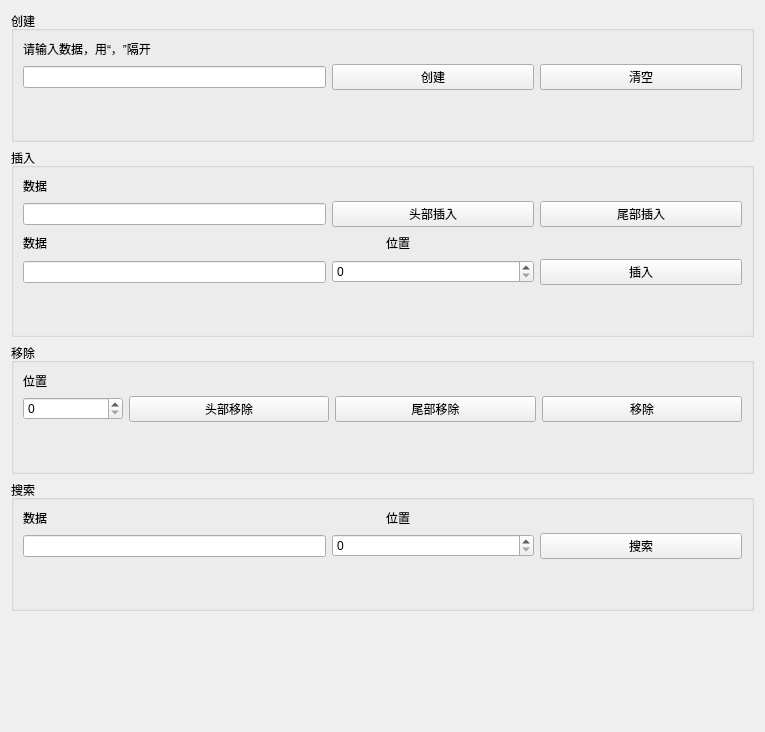
<?xml version="1.0" encoding="UTF-8"?>
<ui version="4.0">
 <class>CLinklistEditorUI</class>
 <widget class="QWidget" name="CLinklistEditorUI">
  <property name="geometry">
   <rect>
    <x>0</x>
    <y>0</y>
    <width>765</width>
    <height>732</height>
   </rect>
  </property>
  <property name="windowTitle">
   <string>Form</string>
  </property>
  <layout class="QHBoxLayout" name="horizontalLayout_12">
   <item>
    <layout class="QVBoxLayout" name="verticalLayout_5">
     <item>
      <widget class="QGroupBox" name="groupBox">
       <property name="title">
        <string>创建</string>
       </property>
       <layout class="QHBoxLayout" name="horizontalLayout_6">
        <item>
         <layout class="QVBoxLayout" name="verticalLayout">
          <item>
           <widget class="QLabel" name="label">
            <property name="text">
             <string>请输入数据，用“，”隔开</string>
            </property>
           </widget>
          </item>
          <item>
           <layout class="QHBoxLayout" name="horizontalLayout" stretch="3,2,2">
            <item>
             <widget class="QLineEdit" name="dataEdit"/>
            </item>
            <item>
             <widget class="QPushButton" name="createButton">
              <property name="text">
               <string>创建</string>
              </property>
             </widget>
            </item>
            <item>
             <widget class="QPushButton" name="cleanButton">
              <property name="text">
               <string>清空</string>
              </property>
             </widget>
            </item>
           </layout>
          </item>
          <item>
           <spacer name="verticalSpacer">
            <property name="orientation">
             <enum>Qt::Vertical</enum>
            </property>
            <property name="sizeHint" stdset="0">
             <size>
              <width>20</width>
              <height>40</height>
             </size>
            </property>
           </spacer>
          </item>
         </layout>
        </item>
       </layout>
      </widget>
     </item>
     <item>
      <widget class="QGroupBox" name="groupBox_2">
       <property name="title">
        <string>插入</string>
       </property>
       <layout class="QHBoxLayout" name="horizontalLayout_8">
        <item>
         <layout class="QVBoxLayout" name="verticalLayout_2">
          <item>
           <widget class="QLabel" name="label_2">
            <property name="text">
             <string>数据</string>
            </property>
           </widget>
          </item>
          <item>
           <layout class="QHBoxLayout" name="horizontalLayout_2" stretch="3,2,2">
            <item>
             <widget class="QLineEdit" name="insert_Edit1"/>
            </item>
            <item>
             <widget class="QPushButton" name="headinsertButton">
              <property name="text">
               <string>头部插入</string>
              </property>
             </widget>
            </item>
            <item>
             <widget class="QPushButton" name="tailinsertButton">
              <property name="text">
               <string>尾部插入</string>
              </property>
             </widget>
            </item>
           </layout>
          </item>
          <item>
           <layout class="QHBoxLayout" name="horizontalLayout_7">
            <item>
             <widget class="QLabel" name="label_3">
              <property name="text">
               <string>数据</string>
              </property>
             </widget>
            </item>
            <item>
             <spacer name="horizontalSpacer_2">
              <property name="orientation">
               <enum>Qt::Horizontal</enum>
              </property>
              <property name="sizeHint" stdset="0">
               <size>
                <width>40</width>
                <height>20</height>
               </size>
              </property>
             </spacer>
            </item>
            <item>
             <widget class="QLabel" name="label_4">
              <property name="text">
               <string>位置</string>
              </property>
             </widget>
            </item>
            <item>
             <spacer name="horizontalSpacer">
              <property name="orientation">
               <enum>Qt::Horizontal</enum>
              </property>
              <property name="sizeHint" stdset="0">
               <size>
                <width>40</width>
                <height>20</height>
               </size>
              </property>
             </spacer>
            </item>
           </layout>
          </item>
          <item>
           <layout class="QHBoxLayout" name="horizontalLayout_3" stretch="3,2,2">
            <item>
             <widget class="QLineEdit" name="insert_Edit2"/>
            </item>
            <item>
             <widget class="QSpinBox" name="insert_spinBox"/>
            </item>
            <item>
             <widget class="QPushButton" name="insertButton">
              <property name="text">
               <string>插入</string>
              </property>
             </widget>
            </item>
           </layout>
          </item>
          <item>
           <spacer name="verticalSpacer_2">
            <property name="orientation">
             <enum>Qt::Vertical</enum>
            </property>
            <property name="sizeHint" stdset="0">
             <size>
              <width>20</width>
              <height>40</height>
             </size>
            </property>
           </spacer>
          </item>
         </layout>
        </item>
       </layout>
      </widget>
     </item>
     <item>
      <widget class="QGroupBox" name="groupBox_3">
       <property name="title">
        <string>移除</string>
       </property>
       <layout class="QHBoxLayout" name="horizontalLayout_9">
        <item>
         <layout class="QVBoxLayout" name="verticalLayout_3">
          <item>
           <widget class="QLabel" name="label_5">
            <property name="text">
             <string>位置</string>
            </property>
           </widget>
          </item>
          <item>
           <layout class="QHBoxLayout" name="horizontalLayout_4" stretch="1,2,2,2">
            <item>
             <widget class="QSpinBox" name="delete_spinBox"/>
            </item>
            <item>
             <widget class="QPushButton" name="headdeleteButton">
              <property name="text">
               <string>头部移除</string>
              </property>
             </widget>
            </item>
            <item>
             <widget class="QPushButton" name="taildeleteButton">
              <property name="text">
               <string>尾部移除</string>
              </property>
             </widget>
            </item>
            <item>
             <widget class="QPushButton" name="deleteButton">
              <property name="text">
               <string>移除</string>
              </property>
             </widget>
            </item>
           </layout>
          </item>
          <item>
           <spacer name="verticalSpacer_3">
            <property name="orientation">
             <enum>Qt::Vertical</enum>
            </property>
            <property name="sizeHint" stdset="0">
             <size>
              <width>20</width>
              <height>40</height>
             </size>
            </property>
           </spacer>
          </item>
         </layout>
        </item>
       </layout>
      </widget>
     </item>
     <item>
      <widget class="QGroupBox" name="groupBox_4">
       <property name="title">
        <string>搜索</string>
       </property>
       <layout class="QHBoxLayout" name="horizontalLayout_11">
        <item>
         <layout class="QVBoxLayout" name="verticalLayout_4">
          <item>
           <layout class="QHBoxLayout" name="horizontalLayout_10">
            <item>
             <widget class="QLabel" name="label_6">
              <property name="text">
               <string>数据</string>
              </property>
             </widget>
            </item>
            <item>
             <widget class="QLabel" name="label_7">
              <property name="text">
               <string>位置</string>
              </property>
             </widget>
            </item>
           </layout>
          </item>
          <item>
           <layout class="QHBoxLayout" name="horizontalLayout_5" stretch="3,2,2">
            <item>
             <widget class="QLineEdit" name="search_Edit"/>
            </item>
            <item>
             <widget class="QSpinBox" name="spinBox"/>
            </item>
            <item>
             <widget class="QPushButton" name="searchButton">
              <property name="text">
               <string>搜索</string>
              </property>
             </widget>
            </item>
           </layout>
          </item>
          <item>
           <spacer name="verticalSpacer_5">
            <property name="orientation">
             <enum>Qt::Vertical</enum>
            </property>
            <property name="sizeHint" stdset="0">
             <size>
              <width>20</width>
              <height>40</height>
             </size>
            </property>
           </spacer>
          </item>
         </layout>
        </item>
       </layout>
      </widget>
     </item>
     <item>
      <spacer name="verticalSpacer_4">
       <property name="orientation">
        <enum>Qt::Vertical</enum>
       </property>
       <property name="sizeHint" stdset="0">
        <size>
         <width>20</width>
         <height>40</height>
        </size>
       </property>
      </spacer>
     </item>
    </layout>
   </item>
  </layout>
 </widget>
 <resources/>
 <connections>
  <connection>
   <sender>createButton</sender>
   <signal>clicked()</signal>
   <receiver>CLinklistEditorUI</receiver>
   <slot>on_create_btn_clicked()</slot>
   <hints>
    <hint type="sourcelabel">
     <x>265</x>
     <y>96</y>
    </hint>
    <hint type="destinationlabel">
     <x>260</x>
     <y>14</y>
    </hint>
   </hints>
  </connection>
  <connection>
   <sender>cleanButton</sender>
   <signal>clicked()</signal>
   <receiver>CLinklistEditorUI</receiver>
   <slot>on_clean_btn_clicked()</slot>
   <hints>
    <hint type="sourcelabel">
     <x>370</x>
     <y>89</y>
    </hint>
    <hint type="destinationlabel">
     <x>348</x>
     <y>11</y>
    </hint>
   </hints>
  </connection>
  <connection>
   <sender>headinsertButton</sender>
   <signal>clicked()</signal>
   <receiver>CLinklistEditorUI</receiver>
   <slot>on_headinsert_btn_clicked()</slot>
   <hints>
    <hint type="sourcelabel">
     <x>287</x>
     <y>206</y>
    </hint>
    <hint type="destinationlabel">
     <x>211</x>
     <y>140</y>
    </hint>
   </hints>
  </connection>
  <connection>
   <sender>tailinsertButton</sender>
   <signal>clicked()</signal>
   <receiver>CLinklistEditorUI</receiver>
   <slot>on_tailinsert_btn_clicked()</slot>
   <hints>
    <hint type="sourcelabel">
     <x>383</x>
     <y>207</y>
    </hint>
    <hint type="destinationlabel">
     <x>334</x>
     <y>129</y>
    </hint>
   </hints>
  </connection>
  <connection>
   <sender>insertButton</sender>
   <signal>clicked()</signal>
   <receiver>CLinklistEditorUI</receiver>
   <slot>on_locationinsert_btn_clicked()</slot>
   <hints>
    <hint type="sourcelabel">
     <x>389</x>
     <y>291</y>
    </hint>
    <hint type="destinationlabel">
     <x>454</x>
     <y>133</y>
    </hint>
   </hints>
  </connection>
  <connection>
   <sender>headdeleteButton</sender>
   <signal>clicked()</signal>
   <receiver>CLinklistEditorUI</receiver>
   <slot>on_headdelete_btn_clicked()</slot>
   <hints>
    <hint type="sourcelabel">
     <x>182</x>
     <y>411</y>
    </hint>
    <hint type="destinationlabel">
     <x>159</x>
     <y>332</y>
    </hint>
   </hints>
  </connection>
  <connection>
   <sender>taildeleteButton</sender>
   <signal>clicked()</signal>
   <receiver>CLinklistEditorUI</receiver>
   <slot>on_taildelete_btn_clicked()</slot>
   <hints>
    <hint type="sourcelabel">
     <x>292</x>
     <y>411</y>
    </hint>
    <hint type="destinationlabel">
     <x>235</x>
     <y>328</y>
    </hint>
   </hints>
  </connection>
  <connection>
   <sender>deleteButton</sender>
   <signal>clicked()</signal>
   <receiver>CLinklistEditorUI</receiver>
   <slot>on_locationdelete_btn_clicked()</slot>
   <hints>
    <hint type="sourcelabel">
     <x>407</x>
     <y>423</y>
    </hint>
    <hint type="destinationlabel">
     <x>443</x>
     <y>328</y>
    </hint>
   </hints>
  </connection>
  <connection>
   <sender>searchButton</sender>
   <signal>clicked()</signal>
   <receiver>CLinklistEditorUI</receiver>
   <slot>on_search_btn_clicked()</slot>
   <hints>
    <hint type="sourcelabel">
     <x>358</x>
     <y>561</y>
    </hint>
    <hint type="destinationlabel">
     <x>445</x>
     <y>452</y>
    </hint>
   </hints>
  </connection>
 </connections>
 <slots>
  <slot>on_create_btn_clicked()</slot>
  <slot>on_clean_btn_clicked()</slot>
  <slot>on_headinsert_btn_clicked()</slot>
  <slot>on_tailinsert_btn_clicked()</slot>
  <slot>on_locationinsert_btn_clicked()</slot>
  <slot>on_headdelete_btn_clicked()</slot>
  <slot>on_taildelete_btn_clicked()</slot>
  <slot>on_locationdelete_btn_clicked()</slot>
  <slot>on_search_btn_clicked()</slot>
 </slots>
</ui>
